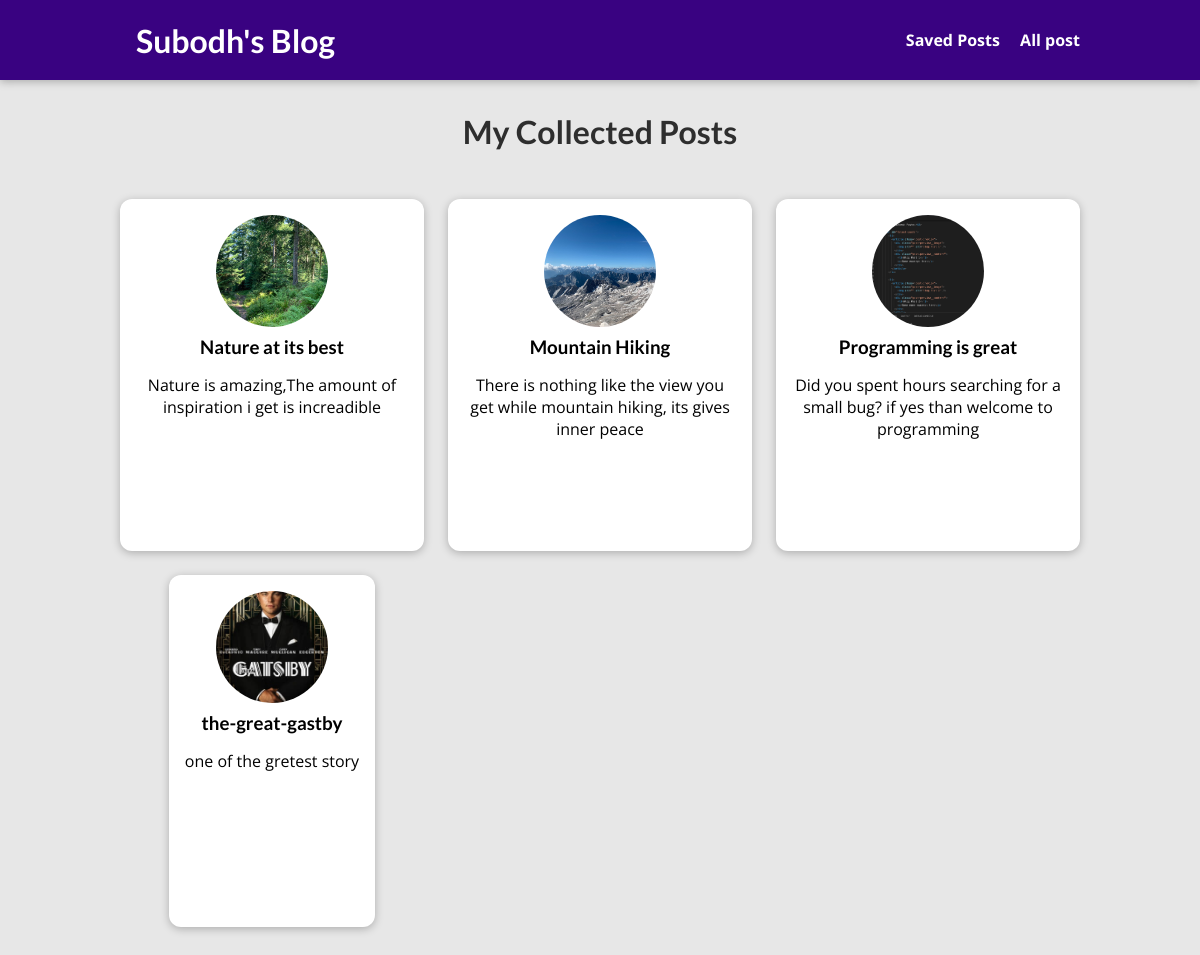
Page /post/ on the committed database.
### blogs/models.py (models this page shows, shortened)
class Post(models.Model):
    title = models.CharField(max_length=100)
    excerpt = models.CharField(max_length=100)
    image = models.ImageField(upload_to="images")
    date = models.DateField(auto_now=True)
    slug = models.SlugField(unique=True)
    content = models.TextField(validators=[MinLengthValidator(10)])
    author = models.ForeignKey(Author,on_delete=models.SET_NULL,null=True,related_name="post")
    tag = models.ManyToManyField(Tag,null=False)

### blogs/views.py (the view)
# urls.py: path("post/",views.AllPosts.as_view(),name="post-page"),
class AllPosts(ListView):
    template_name = "blogs/all-post.html"
    model = Post
    context_object_name = "all_posts"
    ordering = ["date"]

### blogs/templates/blogs/all-post.html (shortened to what this page needs)
{% extends "base.html" %}
{% load static %}
{% block "css-links" %}
<link rel="stylesheet" href="{%static "blogs/include/post.css"%}">
<link rel="stylesheet" href="{%static "blogs/all-post.css"%}">
{% endblock  %}
{% block "page-contents" %}
<section id = "all-posts">
    <h2>My Collected Posts</h2>
    <ul>
        {% for post in all_posts %}
        {% include "blogs/include/post.html" %}
        {% endfor %}
    </ul>
</section>
{% endblock  %}

### blogs/templates/blogs/include/post.html
{% load static %}
<li>
    <article class="post">
        <a href="{% url "post-detail-page" post.slug %}">
            <img src="{{post.image.url}}" alt="{{post.title}}">
            <div class="post__content">
                <h3>{{post.title}}</h3>
                <p>{{post.excerpt}}</p>
            </div>
        </a>
    </article>
</li>

### static/app.css (style rules this page uses)
* { box-sizing: border-box; }
html { font-family: 'Open Sans', 'Lato', sans-serif; }
body { margin: 0; }
h1, h2, h3 { font-family: 'Lato', sans-serif; font-weight: bold; }

### blogs/static/blogs/include/post.css (style rules this page uses)
.post { display: flex; flex-direction: column; align-items: center; text-align: center; }
.post a { text-decoration: none; color: black; transition: all 0.2s ease; padding: 1rem; }
.post img { width: 5rem; height: 5rem; object-fit: cover; border-radius: 50%; }
.post h3 { margin: 0.25rem 0; }

### blogs/static/blogs/all-post.css (style rules this page uses)
body { background-color: #e7e7e7; }
#all-posts { margin: 7rem auto; width: 90%; max-width: 60rem; }
#all-posts h2 { text-align: center; font-size: 2rem; color: #2e2e2e; margin: 3rem 0; }
ul { list-style: none; margin: 0; padding: 0; display: grid; grid-template-columns: repeat(auto-fill, minmax(17rem, 1fr)); gap: 1.5rem; }
.post img { width: 7rem; height: 7rem; }
.post a { height: 22rem; transform-origin: center; box-shadow: 0 2px 8px rgba(0, 0, 0, 0.25); border-radius: 12px; background-color: white; }

### rows in the picture
Post: image (picture), title "Nature at its best", excerpt "Nature is amazing,The amount of inspiration i get is increadible"
Post: image (picture), title "Mountain Hiking", excerpt "There is nothing like the view you get while mountain hiking, its gives inner peace"
Post: image (picture), title "Programming is great", excerpt "Did you spent hours searching for a small bug? if yes than welcome to programming"
Post: image (picture), title "the-great-gastby", excerpt "one of the gretest story"
